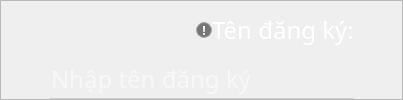
                  <widget class="QFrame" name="Wrap_User_Frame_2">
                   <property name="minimumSize">
                    <size>
                     <width>0</width>
                     <height>80</height>
                    </size>
                   </property>
                   <property name="maximumSize">
                    <size>
                     <width>16777215</width>
                     <height>16777215</height>
                    </size>
                   </property>
                   <property name="frameShape">
                    <enum>QFrame::StyledPanel</enum>
                   </property>
                   <property name="frameShadow">
                    <enum>QFrame::Raised</enum>
                   </property>
                   <layout class="QGridLayout" name="gridLayout_9">
                    <property name="leftMargin">
                     <number>48</number>
                    </property>
                    <property name="topMargin">
                     <number>0</number>
                    </property>
                    <property name="rightMargin">
                     <number>48</number>
                    </property>
                    <property name="bottomMargin">
                     <number>0</number>
                    </property>
                    <property name="spacing">
                     <number>0</number>
                    </property>
                    <item row="0" column="0">
                     <widget class="QFrame" name="UserLabel_3">
                      <property name="minimumSize">
                       <size>
                        <width>305</width>
                        <height>30</height>
                       </size>
                      </property>
                      <property name="maximumSize">
                       <size>
                        <width>16777215</width>
                        <height>16777215</height>
                       </size>
                      </property>
                      <property name="frameShape">
                       <enum>QFrame::NoFrame</enum>
                      </property>
                      <property name="frameShadow">
                       <enum>QFrame::Raised</enum>
                      </property>
                      <layout class="QHBoxLayout" name="horizontalLayout_23">
                       <property name="spacing">
                        <number>0</number>
                       </property>
                       <property name="leftMargin">
                        <number>0</number>
                       </property>
                       <property name="topMargin">
                        <number>0</number>
                       </property>
                       <property name="rightMargin">
                        <number>0</number>
                       </property>
                       <property name="bottomMargin">
                        <number>0</number>
                       </property>
                       <item>
                        <spacer name="horizontalSpacer_5">
                         <property name="orientation">
                          <enum>Qt::Horizontal</enum>
                         </property>
                         <property name="sizeHint" stdset="0">
                          <size>
                           <width>40</width>
                           <height>20</height>
                          </size>
                         </property>
                        </spacer>
                       </item>
                       <item>
                        <widget class="QPushButton" name="Note_Name">
                         <property name="minimumSize">
                          <size>
                           <width>16</width>
                           <height>16</height>
                          </size>
                         </property>
                         <property name="maximumSize">
                          <size>
                           <width>16</width>
                           <height>16</height>
                          </size>
                         </property>
                         <property name="font">
                          <font>
                           <family>Segoe UI Black</family>
                           <weight>75</weight>
                           <bold>true</bold>
                          </font>
                         </property>
                         <property name="toolTip">
                          <string>&lt;html&gt;&lt;head/&gt;&lt;body&gt;&lt;p&gt;Tên đăng ký yêu cầu tối thiểu 8 kí tự, tối đa 31 kí tự, không dấu&lt;/p&gt;&lt;p&gt;Bao gồm phạm vi kí tự A..Z a..z 0..9 @_/. và khoảng trắng &lt;/p&gt;&lt;p&gt;Hoặc tên tài khoản này đã tồn tại.&lt;/p&gt;&lt;/body&gt;&lt;/html&gt;</string>
                         </property>
                         <property name="toolTipDuration">
                          <number>-1</number>
                         </property>
                         <property name="styleSheet">
                          <string notr="true">QPushButton {
background-color: rgb(118, 118, 118);
border-radius: 8px;
border: 1px solid rgb(167, 167, 167);
color: rgb(255, 255, 255);
}

QToolTip {
color: rgb(255, 255, 255);
background-color: rgb(35, 44, 51);
min-width: 200px;
min-height: 20px;
}
</string>
                         </property>
                         <property name="text">
                          <string>!</string>
                         </property>
                         <property name="shortcut">
                          <string notr="true"/>
                         </property>
                        </widget>
                       </item>
                       <item>
                        <widget class="QLabel" name="User_label_3">
                         <property name="minimumSize">
                          <size>
                           <width>140</width>
                           <height>40</height>
                          </size>
                         </property>
                         <property name="maximumSize">
                          <size>
                           <width>16777215</width>
                           <height>16777215</height>
                          </size>
                         </property>
                         <property name="font">
                          <font>
                           <family>iCiel Effra Regular</family>
                           <pointsize>18</pointsize>
                          </font>
                         </property>
                         <property name="styleSheet">
                          <string notr="true">background: transparent;
color: rgb(255, 255, 255);</string>
                         </property>
                         <property name="text">
                          <string>Tên đăng ký:</string>
                         </property>
                        </widget>
                       </item>
                      </layout>
                     </widget>
                    </item>
                    <item row="1" column="0">
                     <widget class="QLineEdit" name="NameBox">
                      <property name="minimumSize">
                       <size>
                        <width>305</width>
                        <height>40</height>
                       </size>
                      </property>
                      <property name="maximumSize">
                       <size>
                        <width>16777215</width>
                        <height>16777215</height>
                       </size>
                      </property>
                      <property name="font">
                       <font>
                        <family>iCiel Effra Regular</family>
                        <pointsize>18</pointsize>
                       </font>
                      </property>
                      <property name="toolTip">
                       <string/>
                      </property>
                      <property name="styleSheet">
                       <string notr="true">QLineEdit {
background: transparent;
border-bottom: 1px solid rgb(204, 204, 204);
border-radius: none;
color: rgb(255, 255, 255);
}

QLineEdit {
border-bottom: 1px solid rgb(207, 207, 207);
}</string>
                      </property>
                      <property name="text">
                       <string/>
                      </property>
                      <property name="maxLength">
                       <number>31</number>
                      </property>
                      <property name="echoMode">
                       <enum>QLineEdit::Normal</enum>
                      </property>
                      <property name="alignment">
                       <set>Qt::AlignLeading|Qt::AlignLeft|Qt::AlignVCenter</set>
                      </property>
                      <property name="placeholderText">
                       <string>Nhập tên đăng ký</string>
                      </property>
                     </widget>
                    </item>
                   </layout>
                  </widget>
